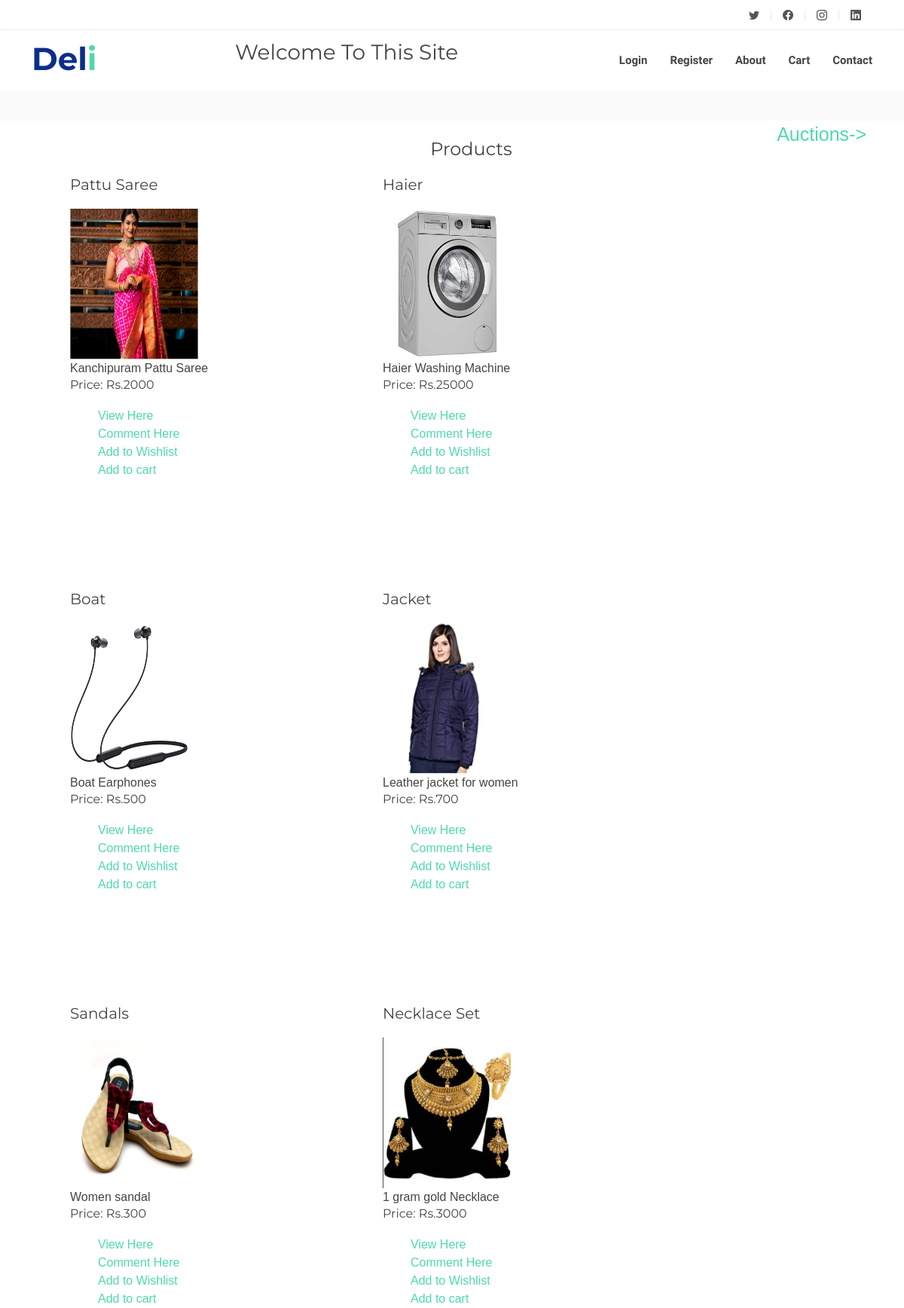
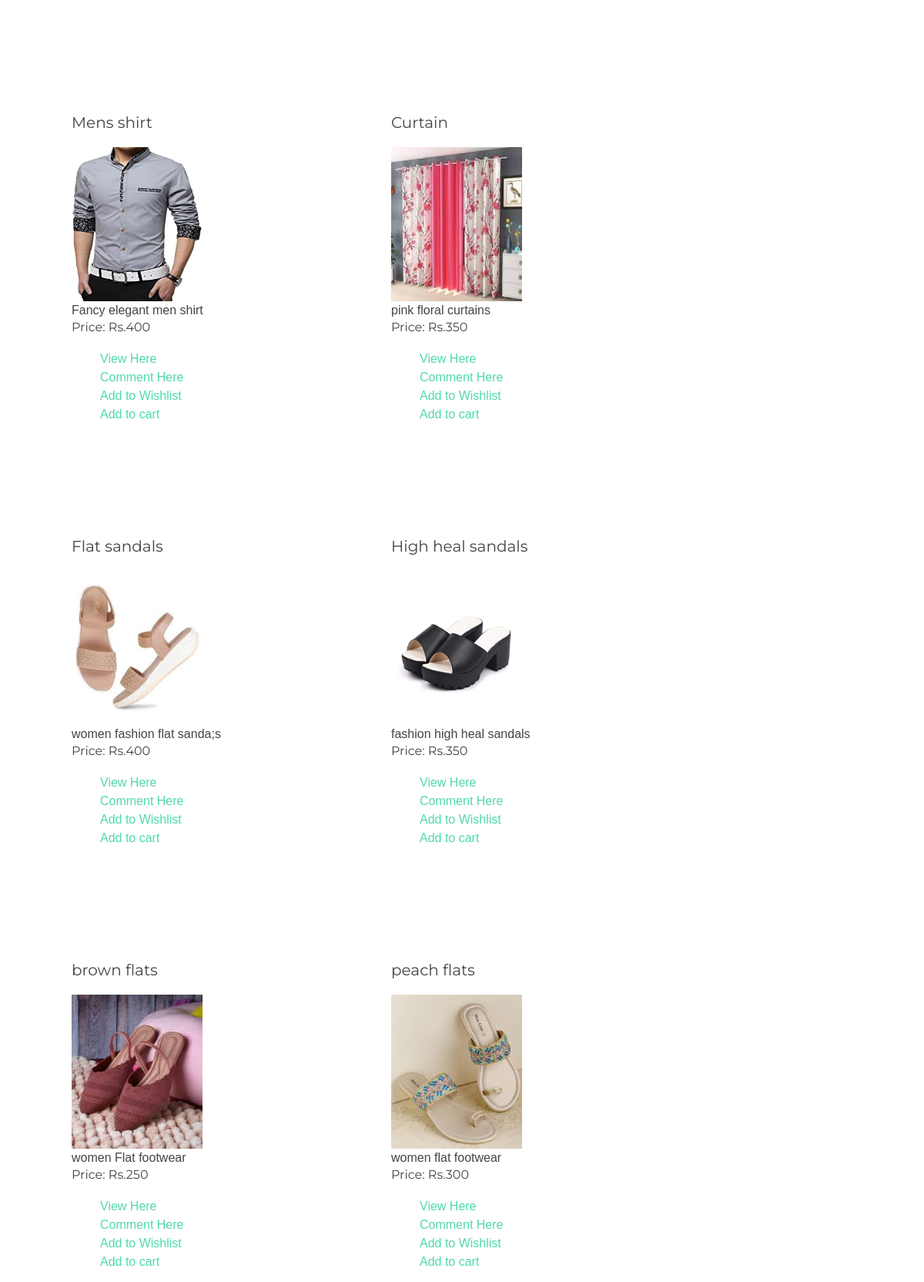
The page / (upper part) on the database its author committed (2 pictures, top to bottom).
### first/models.py (models this page shows, shortened)
class Products(models.Model):
    Image=models.ImageField(null=True,blank =True)
    Title=models.CharField(max_length=64)
    Description=models.CharField(max_length=50)
    price=models.IntegerField(default=None)
    category=models.ForeignKey(Categories,on_delete=models.CASCADE,related_name="categories",null=True)

### first/views.py (the view)
# urls.py: path("", views.active, name="index"),
def index(request):
    product =Products.objects.all()
    return render(request,"first/index.html",{
        "p":product,
    })

### first/templates/first/index.html (shortened to what this page needs)
{% extends "first/layout.html" %}
{% load static %}
{% block header %}
    <h3>Welcome To This Site</h3>
{% endblock %}
{% block body %}
    <div style="margin-left:51px;font-family:sans-serif">
        <h4 style="text-align:center;">Products</h4>
        <a style="position:absolute; font-size:25px;TOP:160px; RIGHT:50px;" href="auction">Auctions-></a>
        {% for product in p %}
        <div style= "height:550px; width: 415px ;border:20px 20px 20px 0px solid #dcdcdc ; outline:none; float:left" >
            <h5>{{product.Title}}</h5>
             {% if product.Image %}
             <img src="{{ product.Image.url }}" alt="{{product.Title}}" width="170px" height="200px"><br/>
             {% endif %}
             {{product.Description}}
             <h6>Price: Rs.{{product.price}}</h6>
            <div>
             <ul style="list-style-type:none;">
                <li> <a href= "fshow/{{product.id}}" style = "margin-left:5px; margin-right:5px"> View Here</a>
                <li> <a href= "/comment/{{product.id}}" style = "margin-left:5px; margin-right:5px">Comment Here</a>
                {% if wishlist %}
                    <li> <a href= "{% url 'removewish' product.id %}" style = "margin-left:5px; margin-right:5px"> Remove from wishlist </a>
                 {% else %}
                    <li> <a href= "{% url 'addwish' product.id %}" style = "margin-left:5px; margin-right:5px"> Add to Wishlist </a>
                {% endif%}
                {% if cart %}
                    <li> <a href= "{% url 'removecart' product.id %}" style = "margin-left:5px; margin-right:5px"> Remove from cart</a>
                 {% else %}
                    <li> <a href= "{% url 'addcart' product.id %}" style = "margin-left:5px; margin-right:5px"> Add to cart</a>
                {% endif %}
             </ul>
            </div>
        </div>
        {% endfor %} <br/>
    </div> <br/>
{% endblock %}

### first/static/first/assets/css/style.css (style rules this page uses)
body { background: #fff; color: #444; font-family: "Open Sans", sans-serif; }
a { color: #50d8af; text-decoration: none; transition: 0.5s; }
h1, h2, h3, h4, h5, h6 { font-family: "Montserrat", sans-serif; font-weight: 400; margin: 0 0 20px 0; padding: 0; }

### rows shown on the page
Products: Title "Pattu Saree", Image (picture), Description "Kanchipuram Pattu Saree", price "2000"
Products: Title "Haier", Image (picture), Description "Haier Washing Machine", price "25000"
Products: Title "Boat", Image (picture), Description "Boat Earphones", price "500"
Products: Title "Jacket", Image (picture), Description "Leather jacket for women", price "700"
Products: Title "Sandals", Image (picture), Description "Women sandal", price "300"
Products: Title "Necklace Set", Image (picture), Description "1 gram gold Necklace", price "3000"
Products: Title "Mens shirt", Image (picture), Description "Fancy elegant men shirt", price "400"
Products: Title "Curtain", Image (picture), Description "pink floral curtains", price "350"
Products: Title "Flat sandals", Image (picture), Description "women fashion flat sanda;s", price "400"
Products: Title "High heal sandals", Image (picture), Description "fashion high heal sandals", price "350"
Products: Title "brown flats", Image (picture), Description "women Flat footwear", price "250"
Products: Title "peach flats", Image (picture), Description "women flat footwear", price "300"
